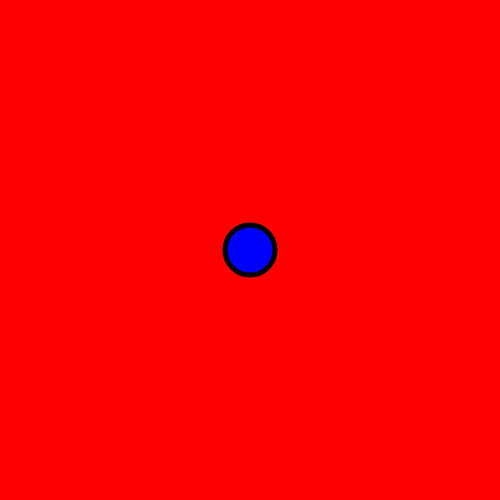
Frame 1 (no input)
Frame 60 (no input): identical to frame 1, image omitted
Frame 120 (the mouse pressed at the canvas centre since frame 60): identical to frame 1, image omitted

The p5.js sketch that drew this single still picture (run headless with seeded random() and noise() and a simulated clock; from frame 60 on, the mouse is pressed at the canvas centre):

// p5.js sketch
// ── sketch.js
function setup() {
  createCanvas(500,500);
}

function draw() {
  // redraw my background red every frame
  background(255, 0, 0);
  // set my fill color to blue
  fill(0, 0, 255);
  strokeWeight(5);
  ellipse(250, 250, 50, 50);
  
  //create a variable call myColor
  // and make it equal to the color of the pixel under the mouse
  // (do this every frame so when we move the mouse the variable is upldate)
  var myColor = get(mouseX, mouseY);
  
  // use if statements to check if the value color under the muse is a partucilar color
  // 'get' returns an RGBA color as an array (a sort of coded list) of values between 0(no color) and 255(fully staurated color)
  // and we access these values using a syntax like red(myColor), green(myColor) etc.
  // check the web console to check the print statements
  if (red(myColor) == 255 && green(myColor) == 0 && blue(myColor) == 0) {
    print("it's red");
  } 
  else if (red(myColor) == 0 && green(myColor) == 0 && blue(myColor) == 255) {
    print("it's blue");
  } 
  else {
    print("it's something else");
  }
}
